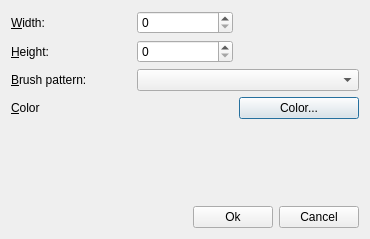
<?xml version="1.0" encoding="UTF-8"?>
<ui version="4.0">
 <class>ImageChooserDlg</class>
 <widget class="QDialog" name="ImageChooserDlg">
  <property name="windowModality">
   <enum>Qt::ApplicationModal</enum>
  </property>
  <property name="geometry">
   <rect>
    <x>0</x>
    <y>0</y>
    <width>370</width>
    <height>239</height>
   </rect>
  </property>
  <property name="minimumSize">
   <size>
    <width>357</width>
    <height>230</height>
   </size>
  </property>
  <property name="windowTitle">
   <string>Image Chooser - New Image</string>
  </property>
  <property name="sizeGripEnabled">
   <bool>false</bool>
  </property>
  <property name="modal">
   <bool>false</bool>
  </property>
  <layout class="QGridLayout" name="gridLayout_2">
   <item row="0" column="0">
    <layout class="QGridLayout" name="gridLayout">
     <item row="0" column="0">
      <widget class="QLabel" name="label">
       <property name="text">
        <string>&amp;Width:</string>
       </property>
       <property name="buddy">
        <cstring>spinBoxWidth</cstring>
       </property>
      </widget>
     </item>
     <item row="0" column="1">
      <widget class="QSpinBox" name="spinBoxWidth">
       <property name="minimumSize">
        <size>
         <width>96</width>
         <height>0</height>
        </size>
       </property>
       <property name="maximumSize">
        <size>
         <width>96</width>
         <height>16777215</height>
        </size>
       </property>
      </widget>
     </item>
     <item row="1" column="0">
      <widget class="QLabel" name="label_2">
       <property name="text">
        <string>&amp;Height:</string>
       </property>
       <property name="buddy">
        <cstring>spinBoxHeight</cstring>
       </property>
      </widget>
     </item>
     <item row="1" column="1">
      <widget class="QSpinBox" name="spinBoxHeight">
       <property name="minimumSize">
        <size>
         <width>96</width>
         <height>0</height>
        </size>
       </property>
       <property name="maximumSize">
        <size>
         <width>96</width>
         <height>16777215</height>
        </size>
       </property>
      </widget>
     </item>
     <item row="2" column="0">
      <widget class="QLabel" name="label_3">
       <property name="text">
        <string>&amp;Brush pattern:</string>
       </property>
       <property name="buddy">
        <cstring>brushComboBox</cstring>
       </property>
      </widget>
     </item>
     <item row="3" column="0">
      <widget class="QLabel" name="label_4">
       <property name="text">
        <string>&amp;Color</string>
       </property>
       <property name="buddy">
        <cstring>colorButton</cstring>
       </property>
      </widget>
     </item>
     <item row="3" column="1">
      <widget class="QLabel" name="colorLabel">
       <property name="text">
        <string/>
       </property>
      </widget>
     </item>
     <item row="3" column="2">
      <widget class="QPushButton" name="colorButton">
       <property name="text">
        <string>Color...</string>
       </property>
      </widget>
     </item>
     <item row="2" column="1" colspan="2">
      <widget class="QComboBox" name="brushComboBox"/>
     </item>
    </layout>
   </item>
   <item row="1" column="0">
    <spacer name="verticalSpacer">
     <property name="orientation">
      <enum>Qt::Vertical</enum>
     </property>
     <property name="sizeHint" stdset="0">
      <size>
       <width>17</width>
       <height>34</height>
      </size>
     </property>
    </spacer>
   </item>
   <item row="2" column="0">
    <layout class="QHBoxLayout" name="horizontalLayout">
     <item>
      <spacer name="horizontalSpacer">
       <property name="orientation">
        <enum>Qt::Horizontal</enum>
       </property>
       <property name="sizeHint" stdset="0">
        <size>
         <width>40</width>
         <height>20</height>
        </size>
       </property>
      </spacer>
     </item>
     <item>
      <widget class="QPushButton" name="okButton">
       <property name="text">
        <string>Ok</string>
       </property>
      </widget>
     </item>
     <item>
      <widget class="QPushButton" name="cancelButton">
       <property name="text">
        <string>Cancel</string>
       </property>
      </widget>
     </item>
    </layout>
   </item>
  </layout>
  <zorder>colorLabel</zorder>
  <zorder>colorButton</zorder>
  <zorder>label_4</zorder>
  <zorder>colorButton</zorder>
  <zorder>colorLabel</zorder>
 </widget>
 <tabstops>
  <tabstop>spinBoxWidth</tabstop>
  <tabstop>spinBoxHeight</tabstop>
  <tabstop>brushComboBox</tabstop>
  <tabstop>colorButton</tabstop>
  <tabstop>okButton</tabstop>
  <tabstop>cancelButton</tabstop>
 </tabstops>
 <resources/>
 <connections>
  <connection>
   <sender>okButton</sender>
   <signal>clicked()</signal>
   <receiver>ImageChooserDlg</receiver>
   <slot>accept()</slot>
   <hints>
    <hint type="sourcelabel">
     <x>196</x>
     <y>205</y>
    </hint>
    <hint type="destinationlabel">
     <x>79</x>
     <y>160</y>
    </hint>
   </hints>
  </connection>
  <connection>
   <sender>cancelButton</sender>
   <signal>clicked()</signal>
   <receiver>ImageChooserDlg</receiver>
   <slot>reject()</slot>
   <hints>
    <hint type="sourcelabel">
     <x>286</x>
     <y>202</y>
    </hint>
    <hint type="destinationlabel">
     <x>307</x>
     <y>170</y>
    </hint>
   </hints>
  </connection>
 </connections>
</ui>
